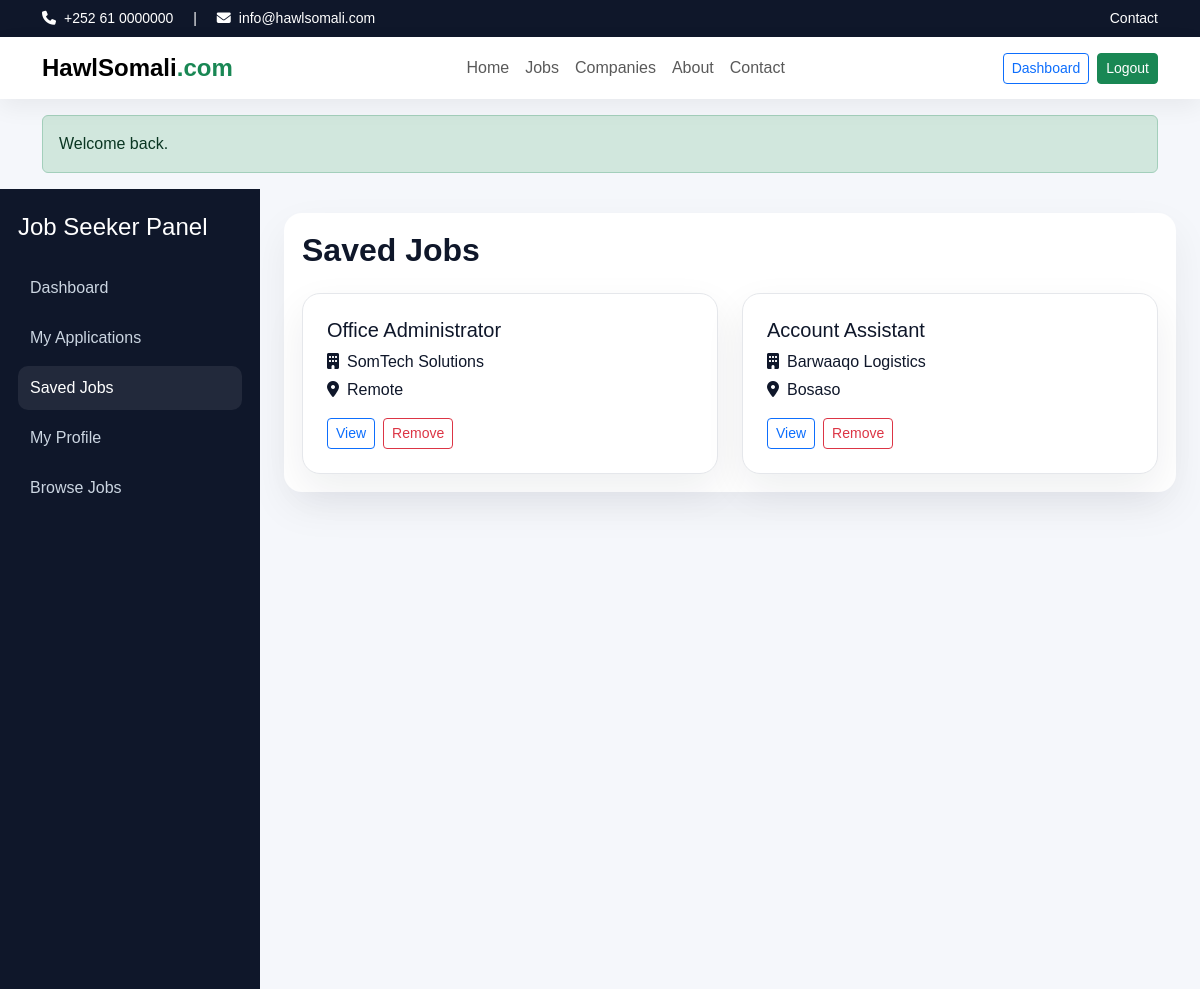
Page /seeker/saved-jobs.php (signed in) on the committed database.
### tables this page shows
CREATE TABLE saved_jobs (
  id INT AUTO_INCREMENT PRIMARY KEY,
  seeker_id INT NOT NULL,
  job_id INT NOT NULL,
  created_at DATETIME DEFAULT CURRENT_TIMESTAMP,
  CONSTRAINT fk_saved_seeker FOREIGN KEY (seeker_id) REFERENCES job_seekers(id) ON DELETE CASCADE,
  CONSTRAINT fk_saved_job FOREIGN KEY (job_id) REFERENCES jobs(id) ON DELETE CASCADE
);

CREATE TABLE jobs (
  id INT AUTO_INCREMENT PRIMARY KEY,
  employer_id INT NOT NULL,
  category_id INT NOT NULL,
  location_id INT NOT NULL,
  title VARCHAR(180) NOT NULL,
  job_type VARCHAR(50) NOT NULL DEFAULT 'Full Time',
  salary_min DECIMAL(10,2) NOT NULL DEFAULT 0.00,
  salary_max DECIMAL(10,2) NOT NULL DEFAULT 0.00,
  experience_level VARCHAR(100) DEFAULT NULL,
  education_level VARCHAR(100) DEFAULT NULL,
  vacancy_count INT NOT NULL DEFAULT 1,
  deadline DATE DEFAULT NULL,
  description TEXT,
  requirements TEXT,
  responsibilities TEXT,
  status VARCHAR(20) NOT NULL DEFAULT 'active',
  is_approved TINYINT(1) NOT NULL DEFAULT 0,
  is_featured TINYINT(1) NOT NULL DEFAULT 0,
  created_at DATETIME DEFAULT CURRENT_TIMESTAMP,
  CONSTRAINT fk_jobs_employer FOREIGN KEY (employer_id) REFERENCES employers(id) ON DELETE CASCADE,
  CONSTRAINT fk_jobs_category FOREIGN KEY (category_id) REFERENCES categories(id),
  CONSTRAINT fk_jobs_location FOREIGN KEY (location_id) REFERENCES locations(id)
);

CREATE TABLE employers (
  id INT AUTO_INCREMENT PRIMARY KEY,
  company_name VARCHAR(150) NOT NULL,
  email VARCHAR(150) NOT NULL UNIQUE,
  password VARCHAR(255) NOT NULL,
  phone VARCHAR(30) DEFAULT NULL,
  address VARCHAR(255) DEFAULT NULL,
  website VARCHAR(150) DEFAULT NULL,
  description TEXT,
  logo VARCHAR(255) DEFAULT NULL,
  status VARCHAR(20) NOT NULL DEFAULT 'active',
  created_at DATETIME DEFAULT CURRENT_TIMESTAMP
);

CREATE TABLE locations (
  id INT AUTO_INCREMENT PRIMARY KEY,
  name VARCHAR(100) NOT NULL
);

### includes/functions.php (called while the page is built, shortened)
<?php
function e($value) {
    return htmlspecialchars((string)$value, ENT_QUOTES, 'UTF-8');
}
?>

### seeker/saved-jobs.php (the view, shortened to what this page needs)
<?php
require_once __DIR__ . '/../config/db.php'; require_once __DIR__ . '/../includes/functions.php'; require_login('seeker');
$seekerId=$_SESSION['user_id'];
$rows=$pdo->query("SELECT s.id save_id, j.*, e.company_name, l.name location_name FROM saved_jobs s JOIN jobs j ON s.job_id=j.id JOIN employers e ON j.employer_id=e.id JOIN locations l ON j.location_id=l.id WHERE s.seeker_id={$seekerId} ORDER BY s.id DESC")->fetchAll();
$pageTitle='Saved Jobs'; include __DIR__ . '/../includes/header.php'; include __DIR__ . '/../includes/navbar.php';
?>
<div class="dashboard-layout">
 <div class="dashboard-sidebar">
  <h4 class="mb-4">Job Seeker Panel</h4>
  <a href="<?= BASE_URL ?>/seeker/dashboard.php">Dashboard</a>
  <a href="<?= BASE_URL ?>/seeker/my-applications.php">My Applications</a>
  <a class="active" href="<?= BASE_URL ?>/seeker/saved-jobs.php">Saved Jobs</a>
  <a href="<?= BASE_URL ?>/seeker/profile.php">My Profile</a>
  <a href="<?= BASE_URL ?>/pages/jobs.php">Browse Jobs</a>
 </div>
 <div class="dashboard-main">
  <div class="table-card">
    <h2 class="section-title mb-4">Saved Jobs</h2>
    <div class="row g-4">
      <?php foreach($rows as $r): ?>
      <div class="col-md-6">
        <div class="job-card p-4 h-100">
          <h5><?= e($r['title']) ?></h5>
          <p class="mb-1"><i class="fa-solid fa-building me-2"></i><?= e($r['company_name']) ?></p>
          <p class="mb-3"><i class="fa-solid fa-location-dot me-2"></i><?= e($r['location_name']) ?></p>
          <div class="d-flex gap-2">
            <a class="btn btn-sm btn-outline-primary" href="<?= BASE_URL ?>/pages/job-details.php?id=<?= $r['id'] ?>">View</a>
            <a class="btn btn-sm btn-outline-danger" href="?remove=<?= $r['save_id'] ?>" data-confirm="Remove saved job?">Remove</a>
          </div>
        </div>
      </div>
      <?php endforeach; ?>
    </div>
  </div>
 </div>
</div>

### assets/css/style.css (style rules this page uses)
:root { --primary:#1d4ed8; --secondary:#0f172a; --accent:#16a34a; --soft:#f8fafc; --muted:#64748b; }
body { font-family:Arial,Helvetica,sans-serif;background:#f5f7fb;color:#0f172a; }
.hero-card,.search-card,.metric-card,.job-card,.feature-card,.content-card,.sidebar-card { background:#fff;border-radius:18px;box-shadow:0 16px 40px rgba(15,23,42,.07); }
.section-title { font-weight:800; }
.job-card { border:1px solid #e5e7eb; }
.dashboard-layout { display:flex;min-height:100vh;background:#f5f7fb; }
.dashboard-sidebar { width:260px;background:#0f172a;color:#fff;padding:24px 18px;position:sticky;top:0;height:100vh;overflow:auto; }
.dashboard-sidebar a { display:block;color:#cbd5e1;text-decoration:none;padding:10px 12px;border-radius:10px;margin-bottom:6px; }
.dashboard-sidebar a.active,.dashboard-sidebar a:hover { background:rgba(255,255,255,.08);color:#fff; }
.dashboard-main { flex:1;padding:24px; }
.table-card { background:#fff;border-radius:18px;padding:18px;box-shadow:0 16px 40px rgba(15,23,42,.06); }

### rows in the picture
saved_jobs: job.title "Office Administrator", employers.company_name "SomTech Solutions", locations.name "Remote"
saved_jobs: job.title "Account Assistant", employers.company_name "Barwaaqo Logistics", locations.name "Bosaso"

### other values in the picture
$msg "Welcome back."
